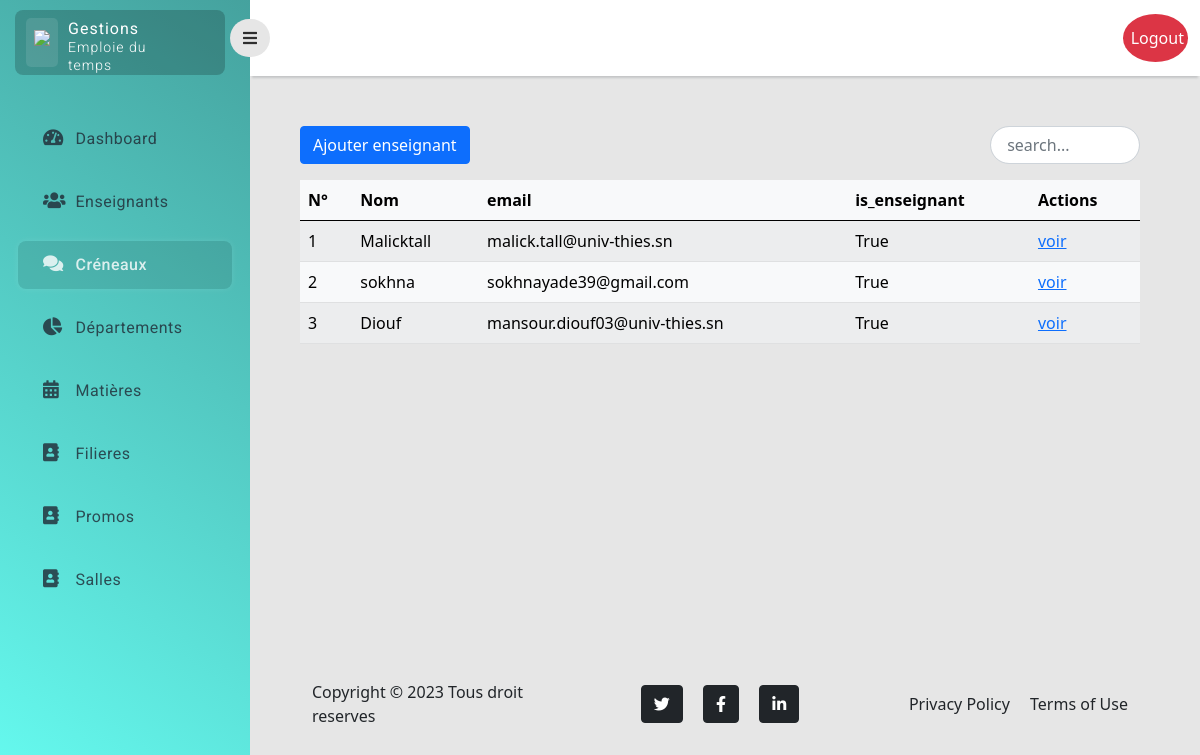
Screenshot of /enseignant/ (signed in) with the database file from the repository.
### myApp/models.py (models this page shows)
class User(AbstractUser):
    is_enseignant = models.BooleanField(default=False)
    departements = models.ManyToManyField(Departement, blank=True)

### myApp/enseignant/views.py (the view)
# urls.py: path('',index, name="crenaux.index"),
@login_required(login_url="/login/")
@staff_member_required
def index(request):
    enseignant = User.objects.filter(is_enseignant='True')
    return render(request, 'enseignant/index.html', {'enseignant': enseignant})

### myApp/templates/enseignant/index.html (shortened to what this page needs)
{% extends 'layouts/base.html' %}
{% block main %}
    <div class="main-content">
        <div class="top-content ">
            <div class="items ">
                    <a href="{% url 'enseignant.add' %}" class="btn btn-primary">Ajouter enseignant</a>
                    <input id="search" class="form-control search start-end" placeholder=" search...">
            </div>
        </div>
        <table class="table table-light table-striped mt-3 ">
            <thead>
                <tr>
                    <th scope="col">N°</th>
                    <th scope="col">Nom</th>
                    <th scope="col">email</th>
                    <th scope="col">is_enseignant</th>
                    <th scope="col">Actions</th>
                </tr>
            </thead>
            <tbody id="myTable">
                    {% for ens in enseignant %}
                    <tr class="">
                    <td>{{ forloop.counter }}</td>
                    <td>{{ ens.username }}</td>
                    <td>{{ ens.email }}</td>
                    <td>{{ ens.is_enseignant }}</td>
                    <td>
                        <a href="/enseignant/show/{{ ens.id }}"> voir</a>
                    </td>
                    {% empty %}
                    <td> Pas de enseignant</td>
                    {% endfor %}
                </tr>
            </tbody>
        </table>
    </div>
{% endblock main %}

### myApp/static/assets/css/style.css (style rules this page uses)
body { background-color: #e6e6e6; }
.top-content .items { display: flex; justify-content: space-between; }
.search { border-radius: 30px; width: 150px; }

### rows the page displays
User: username "Malicktall", email "malick.tall@univ-thies.sn", is_enseignant "True"
User: username "sokhna", email "sokhnayade39@gmail.com", is_enseignant "True"
User: username "Diouf", email "mansour.diouf03@univ-thies.sn", is_enseignant "True"
